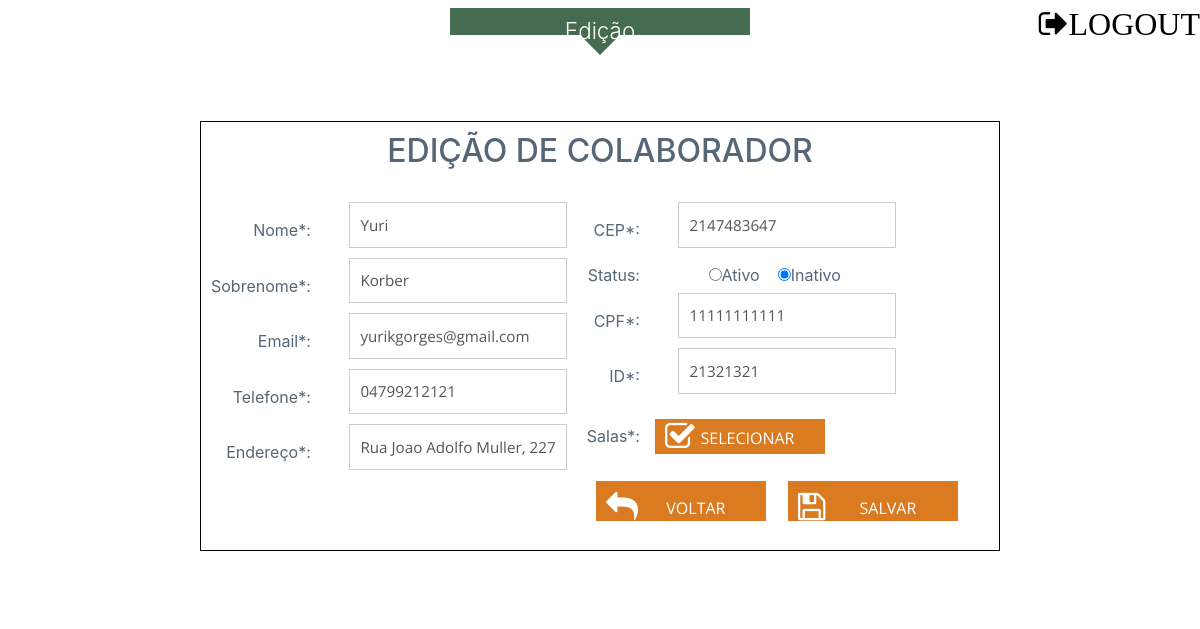
Page /TCC/page/edicao_cola.php?id=1 (signed in) on the committed database.
### tables this page shows
CREATE TABLE IF NOT EXISTS `colaborador` (
  `id_colab` int(10) unsigned NOT NULL,
  `nome_colab` varchar(50) DEFAULT NULL,
  `snome_colab` varchar(50) DEFAULT NULL,
  `email_colab` varchar(50) DEFAULT NULL,
  `end_colab` varchar(45) DEFAULT NULL,
  `cep_colab` varchar(15) DEFAULT NULL,
  `cpf_colab` varchar(15) DEFAULT NULL,
  `status_colab` varchar(10) DEFAULT NULL,
  `tel_colab` varchar(15) DEFAULT NULL,
  `rfid_colab` varchar(20) DEFAULT NULL
);

### TCC/page/edicao_cola.php (the view, shortened to what this page needs)
<?php
$verifica=$_SESSION["login"];
if(!empty($verifica))
{
?>
<!DOCTYPE html>
<html>
  <head>
        <link rel="stylesheet" href="../css/EstiloAll.css">
		<link rel="stylesheet" href="../css/EstiloPages.css">
		<link rel="stylesheet" href="https://maxcdn.bootstrapcdn.com/font-awesome/4.4.0/css/font-awesome.min.css">
		<link rel="stylesheet" href="css/bootstrap.css">
  </head>
  <body>
		<a href="../funcao/logout.php"><div id="logoutr"><h6><i class="fa fa-sign-out fa-2x">LOGOUT</i></h6></div></a>
		<div id="login">
			<h1>Edição</h1>
		</div>
	<div class="mid">
	<?php
	$id = null;
	if(!empty($_GET["id"]))
	{
		$id = $_GET["id"];
	}
	$pdo = Database::connect();
	$pdo->setAttribute(PDO::ATTR_ERRMODE,PDO::ERRMODE_EXCEPTION);
	$sql = "SELECT * FROM colaborador WHERE id_colab=?";
	$q = $pdo->prepare($sql);
	$q->execute(array($id));
	$data = $q->fetch(PDO::FETCH_ASSOC);
	$nome_colab = $data["nome_colab"];
	$snome_colab = $data["snome_colab"];
	$email_colab = $data["email_colab"];
	$end_colab = $data["end_colab"];
	$cep_colab = $data["cep_colab"];
	$cpf_colab = $data["cpf_colab"];
	$status_colab = $data["status_colab"];
	$tel_colab = $data["tel_colab"];
	$rfid_colab = $data["rfid_colab"];
?>
				<div id="alinhamento" class="sidebar-search">
				<br>
				<br>
				</div>
					<div class="midpage">
				<div id="cadcolaborador">
					<center><h2>EDIÇÃO DE COLABORADOR</h2></center><br>
					<div class="cada1">
					<table>
					<tr>
						<td>Nome*:</td>
						<td><input name="nome_colab" minlength="2" maxlength="50" value="<?php echo !empty($nome_colab)?$nome_colab:'';?>" type="text" size="30" required <?php echo isset($_GET["ver"])?'disabled':''; ?>></td>
					</tr>
					<tr>
						<td>Sobrenome*:</td>
						<td><input name="snome_colab" minlength="2" maxlength="50" value="<?php echo !empty($snome_colab)?$snome_colab:'';?>" type="text" size="30" required <?php echo isset($_GET["ver"])?'disabled':''; ?>></td>
					</tr>
					<tr>
						<td>Email*:</td>
						<td><input name="email_colab" maxlength="50" value="<?php echo !empty($email_colab)?$email_colab:'';?>" type="email" size="30" pattern="[a-z0-9._%+-]+@[a-z0-9.-]+\.[a-z]{2,3}$" title="exemplo@exemplo.com" maxlength="50" required <?php echo isset($_GET["ver"])?'disabled':''; ?>></td>
					</tr>
					<tr>
						<td>Telefone*:</td>
						<td><input name="tel_colab" value="<?php echo !empty($tel_colab)?$tel_colab:'';?>" type="text" size="30" pattern="\d*" minlength="11" maxlength="12" title="DDD+8 ou 9 números" required <?php echo isset($_GET["ver"])?'disabled':''; ?>></td>
					</tr>
					<tr>
						<td>Endereço*:</td>
						<td><input name="end_colab" value="<?php echo !empty($end_colab)?$end_colab:'';?>" type="text" size="30" minlength="2" maxlength="50" required <?php echo isset($_GET["ver"])?'disabled':''; ?>></td>
					</tr>
					</table></div>
					<div class="cada2"><table>
					<tr>
						<td>CEP*:</td>
						<td><input name="cep_colab" value="<?php echo !empty($cep_colab)?$cep_colab:'';?>" type="text" size="30" pattern="\d*" minlength="11" maxlength="11" title="11 digitos sem pontos" required <?php echo isset($_GET["ver"])?'disabled':''; ?>></td>
					</tr>
					<tr style="height:35px;">
						<td>Status:</td>
						<td style="text-align:center;">
						  &nbsp&nbsp <input <?php echo isset($_GET["ver"])?'disabled':''; ?> type="radio" name="status_colab" value="ativo" <?php echo ($status_colab=="ativo")?'checked':'';?>>Ativo &nbsp&nbsp
						  <input <?php echo isset($_GET["ver"])?'disabled':''; ?> type="radio" name="status_colab" value="inativo" <?php echo ($status_colab=="inativo")?'checked':'';?>>Inativo
						</td>
					</tr>
					<tr>
						<td>CPF*:</td>
						<td><input name="cpf_colab" value="<?php echo !empty($cpf_colab)?$cpf_colab:'';?>" type="text" size="30" pattern="\d*" minlength="11" maxlength="11" title="11 digitos sem pontos" required <?php echo isset($_GET["ver"])?'disabled':''; ?>></td>
					</tr>
					<tr>
						<td>ID*:</td>
						<td><input name="rfid_colab" value="<?php echo !empty($rfid_colab)?$rfid_colab:'';?>" type="text" size="30" pattern="[A-Z0-9]{2}-[A-Z0-9]{2}-[A-Z0-9]{2}-[A-Z0-9]{2}" title="XX-YY-ZZ-WW" maxlength="11" required></td>
					</tr>
					<tr>
						<td>Salas*:</td>
						<td><div class="botaose botaoselect" id="collapseSelect">
							<div class="iconssele">
								<i class="fa fa-check-square-o fa-2x"></i>
							</div>
							<p>SELECIONAR</p>
							</div>
						</td>
					</tr>
					</table></div>
					<table>
						<td><a href="../page/consulta_cola.php">
							<div class="botao botaocola" id="limparCampos">
							<div class="iconsrela">
								<i class="fa fa-reply fa-2x"></i>
							</div>
							<p>VOLTAR</p>
							</div>
						</a></td>
						<td><button type="submit">
							<div class="botao botaocola">
							<div class="iconsrela">
								<i class="fa fa-floppy-o fa-2x"></i>
							</div>
							<p>SALVAR</p>
							</div>
						</button></td>
					</table>
				</div>
	</div>
  </body>
</html>
<?php
}else{
header("Location:../login.php?logout=1");
}
?>

### TCC/css/EstiloAll.css (style rules this page uses)
* { margin:0;padding:0; }
body { background:#5F9F72; font-family:'Open Sans',sans-serif; min-width:1020px; }
button { background-color: transparent; border-color: transparent; font-size: 100%; }
td { text-align:right; }
.mid { background-color:white; color:#567; margin-right:50px; margin-left:50px; margin-bottom:10px; min-height: 450px; padding-bottom: 30px; }
a { text-decoration: none; transition: all ease-in-out .2s; }
#login { width: 300px; height: 40px; margin:0 auto; margin-top:8px; margin-bottom:2%; transition:opacity 1s; -webkit-transition:opacity 1s; }
#login h1 { background: #456B50; padding-top: 10px; padding-bottom: 17px; font-size: 140%; font-weight: 300; text-align: center; color: #fff; height: 25px; }
input[type="email"],input[type="password"],input[type="text"],input[type="number"],input[type="date"],input[type="tel"], select { width: 85%; background:#fff; margin-bottom:4%; border:1px solid #ccc; padding:4%; font-family:'Open Sans',sans-serif; font-size:95%; color:#555; }
.botao { width:170px; height:60px; text-align:center; position:relative; border:0; font-family:'Open Sans',sans-serif; font-size:100%; color:#fff; margin:20px; cursor:pointer; transition:background .3s; -webkit-transition:background .3s; padding-top:15px; padding-left:15px; }
table { margin:0 auto; }
.midpage { text-align:center; width:100%; margin-top: 1px; margin-bottom:20px; }
#cadcolaborador { margin:0 auto; margin-bottom:20px; padding:10px; border:1px solid black; min-width: 800px; width: 58%; height: 430px; }
.botaocola { background:#DA7B22; height:40px; padding-left:30px; margin: 10px; }
.botaoselect { background:#DA7B22; height:20px; }
.botaoselect p { padding-top:7px; padding-left:15px; }
.botaose { width:170px; height:35px; text-align:center; position:relative; border:0; font-family:'Open Sans',sans-serif; font-size:100%; color:#fff; margin: 15px; cursor:pointer; transition:background .3s; -webkit-transition:background .3s; }
.cada1 { float:left; }
.cada2 { float:left; margin-left: 20px; }
div.iconssele { bottom: 0; margin: auto; position: absolute; left: 10px; top: 2px; text-align: center; }
#logoutr { float:right; color:black; }

### TCC/css/EstiloPages.css (style rules this page uses)
div.iconsrela { bottom: 0; margin: auto; position: absolute; left: 10px; top: 10px; text-align: center; }

### rows in the picture
colaborador: nome_colab "Yuri", snome_colab "Korber", email_colab "yurikgorges@gmail.com", tel_colab "04799212121", end_colab "Rua Joao Adolfo Muller, 227", cep_colab "2147483647", status_colab "☑", cpf_colab "11111111111", rfid_colab "21321321"
